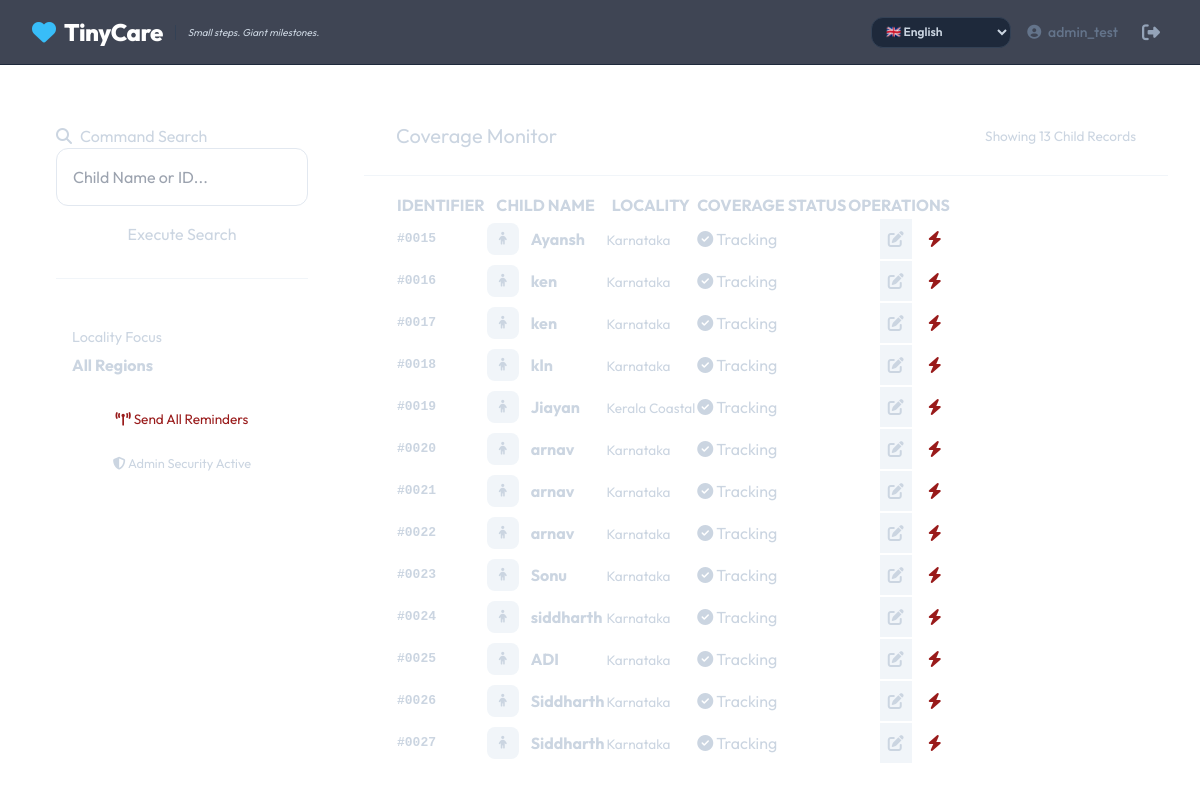
Page /admin-dashboard/ (signed in) on the committed database.
### health/models.py (models this page shows, shortened)
class User(AbstractUser):
    is_parent = models.BooleanField(default=False)
    is_vaccination_admin = models.BooleanField(default=False)
    locality = models.ForeignKey('Locality', on_delete=models.SET_NULL, null=True, blank=True)
    location_district = models.CharField(max_length=100, blank=True)
    password_hash = models.CharField(max_length=255, blank=True)
    phone_number = models.CharField(max_length=15, blank=True, null=True)
    preferred_language = models.CharField(
        max_length=10,
        choices=[
            ('en', 'English'),
            ('kn', 'Kannada'),
            ('hi', 'Hindi'),
            ('te', 'Telugu'),
            ('ta', 'Tamil')
        ],
        default='en'
    )

class ChildProfile(models.Model):
    GENDER_CHOICES = [('M', 'Male'), ('F', 'Female'), ('O', 'Other')]
    parent = models.ForeignKey(settings.AUTH_USER_MODEL, on_delete=models.CASCADE, related_name='children', null=True)
    name = models.CharField(max_length=200)
    date_of_birth = models.DateField(validators=[validate_child_age])
    gender = models.CharField(max_length=1, choices=GENDER_CHOICES)
    locality = models.ForeignKey(Locality, on_delete=models.SET_NULL, null=True)
    current_weight = models.FloatField(help_text="Weight (Stored in KG)")
    current_height = models.FloatField(help_text="Height (Stored in CM)")
    birth_weight = models.FloatField(null=True, blank=True, help_text="Birth Weight (Stored in KG)")
    height_unit = models.CharField(max_length=5, choices=[('cm', 'cm'), ('m', 'm')], default='cm')
    weight_unit = models.CharField(max_length=5, choices=[('kg', 'kg'), ('g', 'g')], default='kg')
    created_at = models.DateTimeField(auto_now_add=True)
    updated_at = models.DateTimeField(auto_now=True)

class Locality(models.Model):
    REGION_CHOICES = [
        ('NORTH_INDIA', 'North India (Plains/Hills)'),
        ('SOUTH_INDIA', 'South India (Peninsular)'),
        ('WEST_INDIA', 'West India (Arid/Coastal)'),
        ('EAST_INDIA', 'East India (Plains)'),
        ('CENTRAL_INDIA', 'Central India (Plateau)'),
        ('COASTAL', 'Coastal Belt'),
    ]
    name = models.CharField(max_length=100, help_text="Village/Tehsil Name")
    district = models.CharField(max_length=100, blank=True)
    state = models.CharField(max_length=100, blank=True)
    region_tag = models.CharField(max_length=50, choices=REGION_CHOICES, default='NORTH_INDIA')
    latitude = models.FloatField(null=True, blank=True)
    longitude = models.FloatField(null=True, blank=True)
    class Meta:
        verbose_name_plural = "Localities"

### health/views.py (the view)
# urls.py: path('admin-dashboard/', views.admin_dashboard, name='admin_dashboard'),
@login_required
@user_passes_test(is_admin)
def admin_dashboard(request):
    search_query = request.GET.get('q', '')
    if search_query:
        children = ChildProfile.objects.filter(name__icontains=search_query) | ChildProfile.objects.filter(id__icontains=search_query)
    else:
        children = ChildProfile.objects.all()
    locality = request.user.locality
    if locality and "HQ" not in locality.name and "District" not in locality.name:
        children = children.filter(locality=locality)
        oracle_insights = get_oracle_insights(locality)
    else:
        oracle_insights = get_oracle_insights(locality) if locality else []
    return render(request, 'health/admin_dashboard.html', {
        'children': children,
        'search_query': search_query,
        'oracle_insights': oracle_insights
    })

### health/views.py (called while the page is built)
def is_admin(user):
    return user.is_authenticated and user.is_vaccination_admin

### health/templates/health/admin_dashboard.html (shortened to what this page needs)
{% extends 'health/base.html' %}
{% block content %}
<div style="display: grid; grid-template-columns: 300px 1fr; gap: 2rem; align-items: start;">
    <div style="position: sticky; top: 100px;">
        <div class="card" style="padding: 1.5rem;">
            <h3 style="margin-top: 0; display: flex; align-items: center; gap: 0.5rem;">
                <i class="fas fa-search" style="color: var(--primary);"></i> Command Search
            </h3>
            <form action="" method="get">
                <input type="text" name="q" value="{{ search_query }}" placeholder="Child Name or ID..." style="width: 100%; padding: 1rem; border: 1px solid #e2e8f0; border-radius: 12px; margin-bottom: 1rem; font-family: inherit;">
                <button type="submit" class="btn btn-primary" style="width: 100%; justify-content: center;">Execute Search</button>
            </form>
            <hr style="border: 0; border-top: 1px solid #f1f5f9; margin: 2rem 0;">
            <div style="background: var(--pastel-blue); padding: 1rem; border-radius: 12px;">
                <h4 style="margin: 0; font-size: 0.9rem; color: var(--primary);">Locality Focus</h4>
                <p style="margin: 0.25rem 0 0 0; font-weight: 700;">{{ user.locality.name|default:"All Regions" }}</p>
            </div>
            <button class="btn" style="width: 100%; margin-top: 1rem; background: var(--pastel-red); color: #991b1b; justify-content: center; font-size: 0.85rem;">
                <i class="fas fa-broadcast-tower"></i> Send All Reminders
            </button>
        </div>
        <div style="text-align: center; color: var(--text-muted); font-size: 0.8rem;">
            <p><i class="fas fa-shield-halved"></i> Admin Security Active</p>
        </div>
    </div>
    <div>
        <div class="card" style="padding: 0; overflow: hidden;">
            <div style="padding: 1.5rem 2rem; border-bottom: 1px solid #f1f5f9; display: flex; justify-content: space-between; align-items: center; background: #fff;">
                <h2 style="margin: 0; font-size: 1.25rem;">Coverage Monitor</h2>
                <span style="font-size: 0.85rem; color: var(--text-muted);">Showing {{ children.count }} Child Records</span>
            </div>
            <div style="padding: 1rem 2rem;">
                <table style="margin: 0;">
                    <thead>
                        <tr>
                            <th>IDENTIFIER</th>
                            <th>CHILD NAME</th>
                            <th>LOCALITY</th>
                            <th>COVERAGE STATUS</th>
                            <th style="text-align: right;">OPERATIONS</th>
                        </tr>
                    </thead>
                    <tbody>
                        {% for child in children %}
                        <tr>
                            <td style="font-family: monospace; font-weight: 700; color: var(--primary);">#{{ child.id|stringformat:"04d" }}</td>
                            <td>
                                <div style="display: flex; align-items: center; gap: 0.75rem;">
                                    <div style="width: 32px; height: 32px; background: #f1f5f9; border-radius: 8px; display: flex; align-items: center; justify-content: center; font-size: 0.8rem;">
                                        <i class="fas fa-child"></i>
                                    </div>
                                    <strong>{{ child.name }}</strong>
                                </div>
                            </td>
                            <td><span style="font-size: 0.85rem; color: var(--text-muted);">{{ child.locality.name }}</span></td>
                            <td>
                                {% if child.vaccinations.all %}
                                    <span class="badge badge-completed"><i class="fas fa-check-circle"></i> Tracking</span>
                                {% else %}
                                    <span class="badge badge-pending"><i class="fas fa-clock"></i> New Entry</span>
                                {% endif %}
                            </td>
                            <td style="text-align: right;">
                                <div style="display: flex; gap: 0.5rem; justify-content: flex-end;">
                                    <a href="{% url 'child_detail' child.id %}" class="btn" style="padding: 0.5rem; background: #f1f5f9; color: var(--text-main);" title="Update Records">
                                        <i class="fas fa-edit"></i>
                                    </a>
                                    <a href="{% url 'trigger_urgent_reminder' child.id %}" class="btn" style="padding: 0.5rem; background: var(--pastel-red); color: #991b1b;" title="Send Urgent Alert">
                                        <i class="fas fa-bolt"></i>
                                    </a>
                                </div>
                            </td>
                        </tr>
                        {% endfor %}
                    </tbody>
                </table>
            </div>
        </div>
    </div>
</div>
{% endblock %}

### health/templates/health/base.html (shortened to what this page needs)
<!DOCTYPE html>
<html lang="en">
<head>
    <link rel="stylesheet" href="https://cdnjs.cloudflare.com/ajax/libs/font-awesome/6.4.0/css/all.min.css">
    <script src="https://cdn.tailwindcss.com"></script>
    <link rel="stylesheet" href="https://cdn.jsdelivr.net/npm/swiper@10/swiper-bundle.min.css" />
</head>
<body class="text-slate-300 antialiased selection:bg-primary selection:text-white">
    <nav class="sticky top-0 z-50 bg-slate-900/80 backdrop-blur-md border-b border-slate-800">
        <div class="max-w-7xl mx-auto px-4 sm:px-6 lg:px-8">
            <div class="flex justify-between h-16 items-center">
                <div class="flex items-center gap-2">
                    <a href="{% url 'index' %}" class="flex items-center gap-2 text-2xl font-bold text-white hover:text-primary transition-colors">
                        <i class="fas fa-heart text-primary animate-pulse"></i>
                        <span class="font-extrabold tracking-tight">TinyCare</span>
                    </a>
                    <span class="text-[10px] font-normal italic text-slate-300 border-l border-slate-700 pl-3 ml-1 hidden md:inline">Small steps. Giant milestones.</span>
                </div>
                <div class="flex items-center gap-4">
                    <form action="{% url 'set_language' %}" method="post" class="inline-block" id="lang-selector-form">
                        <select name="language" onchange="document.getElementById('lang-selector-form').submit()"
                            class="bg-slate-800 text-slate-300 text-xs font-semibold px-2.5 py-1.5 rounded-xl border border-slate-700 focus:outline-none focus:ring-2 focus:ring-primary/50 focus:border-primary cursor-pointer">
                            <option value="en" {% if user.is_authenticated and user.preferred_language == 'en' or not user.is_authenticated and request.session.preferred_language == 'en' or not user.is_authenticated and not request.session.preferred_language %}selected{% endif %}>🇬🇧 English</option>
                        </select>
                    </form>
                    {% if user.is_authenticated %}
                        <span class="text-sm font-medium text-slate-500 hidden lg:block">
                            <i class="fas fa-user-circle mr-1"></i> {{ user.username }}
                        </span>
                        <form action="{% url 'logout' %}" method="post" class="inline">
                            <button type="submit" class="text-slate-400 hover:text-slate-200 p-2 rounded-lg hover:bg-slate-800 transition-colors">
                                <i class="fas fa-sign-out-alt text-lg"></i>
                            </button>
                        </form>
                    {% else %}
                        <a href="{% url 'login' %}" class="bg-primary hover:bg-sky-400 text-slate-950 px-6 py-2 rounded-xl font-bold shadow-md shadow-primary/20 transition-all transform hover:-translate-y-0.5">
                            Sign In
                        </a>
                    {% endif %}
                </div>
            </div>
        </div>
    </nav>
    <main class="max-w-7xl mx-auto px-4 sm:px-6 lg:px-8 py-8">
        {% block content %}{% endblock %}
    </main>
</body>
</html>

### health/templates/health/base.html (style rules this page uses)
body { background-color: theme('colors.background'); }
html { scroll-behavior: smooth; }

### rows in the picture
User: language "🇬🇧 English", username "admin_test", locality.name "All Regions"
ChildProfile: id "0015", name "Ayansh", locality.name "Karnataka", shows "Tracking"
ChildProfile: id "0016", name "ken", locality.name "Karnataka", shows "Tracking"
ChildProfile: id "0017", name "ken", locality.name "Karnataka", shows "Tracking"
ChildProfile: id "0018", name "kln", locality.name "Karnataka", shows "Tracking"
ChildProfile: id "0019", name "Jiayan", locality.name "Kerala Coastal", shows "Tracking"
ChildProfile: id "0020", name "arnav", locality.name "Karnataka", shows "Tracking"
ChildProfile: id "0021", name "arnav", locality.name "Karnataka", shows "Tracking"
ChildProfile: id "0022", name "arnav", locality.name "Karnataka", shows "Tracking"
ChildProfile: id "0023", name "Sonu", locality.name "Karnataka", shows "Tracking"
ChildProfile: id "0024", name "siddharth", locality.name "Karnataka", shows "Tracking"
ChildProfile: id "0025", name "ADI", locality.name "Karnataka", shows "Tracking"
ChildProfile: id "0026", name "Siddharth", locality.name "Karnataka", shows "Tracking"
ChildProfile: id "0027", name "Siddharth", locality.name "Karnataka", shows "Tracking"

### other values in the picture
{{ children.count }} "13"
